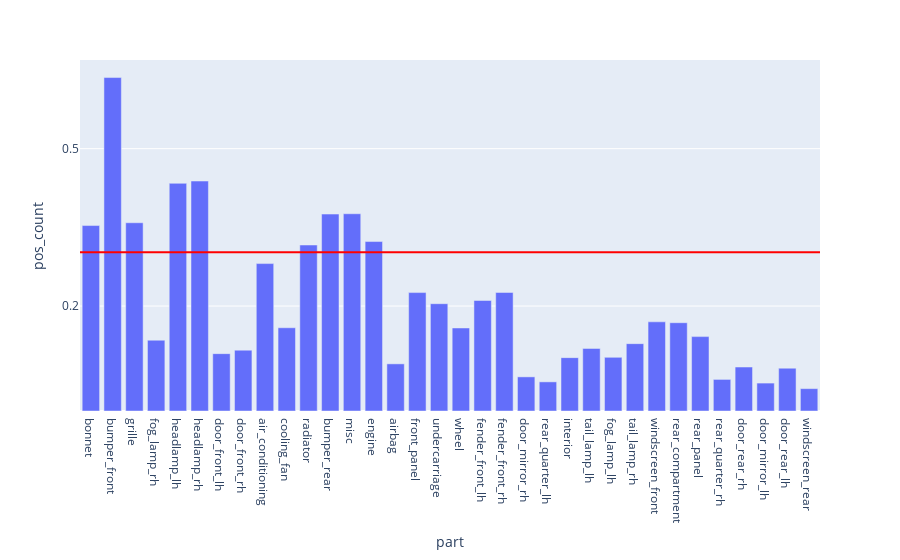

Notebook code cell kept with this figure:
### Code cell
fig = px.bar(evalMetrics, x = 'part', y = 'pos_count')

fig.add_hline(y=avgFn, line_width=2, line_color="red")

fig.update_layout(
    yaxis = dict(
        tickmode = 'array',
        tickvals = [np.format_float_positional(avgRecall, 1), 0.2, 0.5, 0.7],
    )
)
fig

### Figure 1 — Plotly figure (JSON) as saved in the notebook; plotly's stock layout.template omitted (floating-point values rounded to 4 significant figures)
{"data": [{"alignmentgroup": "True", "hovertemplate": "part=%{x}<br>pos_count=%{y}<extra></extra>", "legendgroup": "", "marker": {"color": "#636efa", "pattern": {"shape": ""}}, "name": "", "offsetgroup": "", "orientation": "v", "showlegend": false, "textposition": "auto", "type": "bar", "x": ["bonnet", "bumper_front", "grille", "fog_lamp_rh", "headlamp_lh", "headlamp_rh", "door_front_lh", "door_front_rh", "air_conditioning", "cooling_fan", "radiator", "bumper_rear", "misc", "engine", "airbag", "front_panel", "undercarriage", "wheel", "fender_front_lh", "fender_front_rh", "door_mirror_rh", "rear_quarter_lh", "interior", "tail_lamp_lh", "fog_lamp_lh", "tail_lamp_rh", "windscreen_front", "rear_compartment", "rear_panel", "rear_quarter_rh", "door_rear_rh", "door_mirror_lh", "door_rear_lh", "windscreen_rear"], "xaxis": "x", "y": [0.3535, 0.6355, 0.3588, 0.1349, 0.4339, 0.4383, 0.1093, 0.1159, 0.281, 0.1587, 0.3164, 0.3753, 0.3759, 0.3229, 0.08986, 0.2257, 0.2045, 0.1582, 0.2106, 0.2259, 0.06505, 0.05553, 0.1017, 0.1193, 0.1022, 0.1284, 0.17, 0.1683, 0.1418, 0.0602, 0.08383, 0.05322, 0.08152, 0.04262], "yaxis": "y"}], "layout": {"barmode": "relative", "legend": {"tracegroupgap": 0}, "margin": {"t": 60}, "shapes": [{"line": {"color": "red", "width": 2}, "type": "line", "x0": 0, "x1": 1, "xref": "x domain", "y0": 0.3027, "y1": 0.3027, "yref": "y"}], "xaxis": {"anchor": "y", "domain": [0, 1], "title": {"text": "part"}}, "yaxis": {"anchor": "x", "domain": [0, 1], "tickmode": "array", "tickvals": ["0.7", 0.2, 0.5, 0.7], "title": {"text": "pos_count"}}}}
